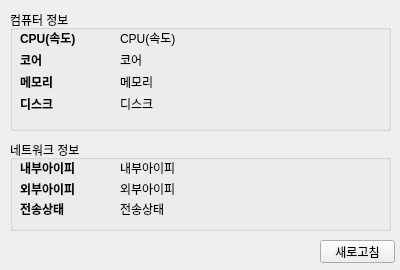
<?xml version="1.0" encoding="UTF-8"?>
<ui version="4.0">
 <class>Form</class>
 <widget class="QWidget" name="Form">
  <property name="geometry">
   <rect>
    <x>0</x>
    <y>0</y>
    <width>400</width>
    <height>270</height>
   </rect>
  </property>
  <property name="minimumSize">
   <size>
    <width>400</width>
    <height>270</height>
   </size>
  </property>
  <property name="maximumSize">
   <size>
    <width>400</width>
    <height>270</height>
   </size>
  </property>
  <property name="windowTitle">
   <string>내 컴퓨터 정보</string>
  </property>
  <widget class="QGroupBox" name="groupBox">
   <property name="geometry">
    <rect>
     <x>10</x>
     <y>10</y>
     <width>381</width>
     <height>121</height>
    </rect>
   </property>
   <property name="title">
    <string>컴퓨터 정보</string>
   </property>
   <widget class="QLabel" name="label_3">
    <property name="geometry">
     <rect>
      <x>10</x>
      <y>64</y>
      <width>101</width>
      <height>16</height>
     </rect>
    </property>
    <property name="styleSheet">
     <string notr="true">font-weight: bold;</string>
    </property>
    <property name="text">
     <string>메모리</string>
    </property>
   </widget>
   <widget class="QLabel" name="lblMemory">
    <property name="geometry">
     <rect>
      <x>110</x>
      <y>64</y>
      <width>421</width>
      <height>16</height>
     </rect>
    </property>
    <property name="text">
     <string>메모리</string>
    </property>
   </widget>
   <widget class="QLabel" name="lblCPU">
    <property name="geometry">
     <rect>
      <x>110</x>
      <y>20</y>
      <width>421</width>
      <height>16</height>
     </rect>
    </property>
    <property name="text">
     <string>CPU(속도)</string>
    </property>
   </widget>
   <widget class="QLabel" name="label_2">
    <property name="geometry">
     <rect>
      <x>10</x>
      <y>42</y>
      <width>101</width>
      <height>16</height>
     </rect>
    </property>
    <property name="styleSheet">
     <string notr="true">font-weight: bold;</string>
    </property>
    <property name="text">
     <string>코어</string>
    </property>
   </widget>
   <widget class="QLabel" name="lblDisk">
    <property name="geometry">
     <rect>
      <x>110</x>
      <y>86</y>
      <width>421</width>
      <height>16</height>
     </rect>
    </property>
    <property name="text">
     <string>디스크</string>
    </property>
   </widget>
   <widget class="QLabel" name="label">
    <property name="geometry">
     <rect>
      <x>10</x>
      <y>20</y>
      <width>101</width>
      <height>16</height>
     </rect>
    </property>
    <property name="styleSheet">
     <string notr="true">font-weight: bold;</string>
    </property>
    <property name="text">
     <string>CPU(속도)</string>
    </property>
   </widget>
   <widget class="QLabel" name="lblCore">
    <property name="geometry">
     <rect>
      <x>110</x>
      <y>42</y>
      <width>421</width>
      <height>16</height>
     </rect>
    </property>
    <property name="text">
     <string>코어</string>
    </property>
   </widget>
   <widget class="QLabel" name="label_4">
    <property name="geometry">
     <rect>
      <x>10</x>
      <y>86</y>
      <width>101</width>
      <height>16</height>
     </rect>
    </property>
    <property name="autoFillBackground">
     <bool>false</bool>
    </property>
    <property name="styleSheet">
     <string notr="true">font-weight: bold;</string>
    </property>
    <property name="text">
     <string>디스크</string>
    </property>
   </widget>
  </widget>
  <widget class="QGroupBox" name="groupBox_3">
   <property name="geometry">
    <rect>
     <x>10</x>
     <y>140</y>
     <width>381</width>
     <height>91</height>
    </rect>
   </property>
   <property name="title">
    <string>네트워크 정보</string>
   </property>
   <widget class="QLabel" name="label_10">
    <property name="geometry">
     <rect>
      <x>10</x>
      <y>61</y>
      <width>101</width>
      <height>16</height>
     </rect>
    </property>
    <property name="styleSheet">
     <string notr="true">font-weight: bold;</string>
    </property>
    <property name="text">
     <string>전송상태</string>
    </property>
   </widget>
   <widget class="QLabel" name="lblNetStat">
    <property name="geometry">
     <rect>
      <x>110</x>
      <y>61</y>
      <width>421</width>
      <height>16</height>
     </rect>
    </property>
    <property name="text">
     <string>전송상태</string>
    </property>
   </widget>
   <widget class="QLabel" name="lblInnerNet">
    <property name="geometry">
     <rect>
      <x>110</x>
      <y>20</y>
      <width>421</width>
      <height>16</height>
     </rect>
    </property>
    <property name="text">
     <string>내부아이피</string>
    </property>
   </widget>
   <widget class="QLabel" name="label_11">
    <property name="geometry">
     <rect>
      <x>10</x>
      <y>41</y>
      <width>101</width>
      <height>16</height>
     </rect>
    </property>
    <property name="styleSheet">
     <string notr="true">font-weight: bold;</string>
    </property>
    <property name="text">
     <string>외부아이피</string>
    </property>
   </widget>
   <widget class="QLabel" name="label_12">
    <property name="geometry">
     <rect>
      <x>10</x>
      <y>20</y>
      <width>101</width>
      <height>16</height>
     </rect>
    </property>
    <property name="styleSheet">
     <string notr="true">font-weight: bold;</string>
    </property>
    <property name="text">
     <string>내부아이피</string>
    </property>
   </widget>
   <widget class="QLabel" name="lblExtraNet">
    <property name="geometry">
     <rect>
      <x>110</x>
      <y>41</y>
      <width>421</width>
      <height>16</height>
     </rect>
    </property>
    <property name="text">
     <string>외부아이피</string>
    </property>
   </widget>
  </widget>
  <widget class="QPushButton" name="btnRefresh">
   <property name="geometry">
    <rect>
     <x>320</x>
     <y>240</y>
     <width>75</width>
     <height>23</height>
    </rect>
   </property>
   <property name="text">
    <string>새로고침</string>
   </property>
  </widget>
 </widget>
 <resources/>
 <connections/>
</ui>
